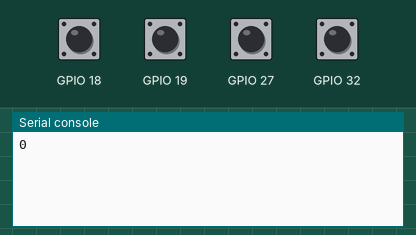
The program below on a simulated ESP32 board running MicroPython. On the bench: the last lines printed to the serial console. The inputs (shaded band) are chosen by the test bench; at power-on: GPIO 18, GPIO 19, GPIO 27, GPIO 32 HIGH.

Above: at 1.2 s.
1.3 s: GPIO 18 pulled LOW for 0.15 s
At 2.3 s:
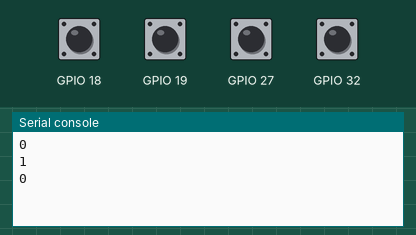
2.9 s: GPIO 19 pulled LOW for 0.15 s
At 3.5 s:
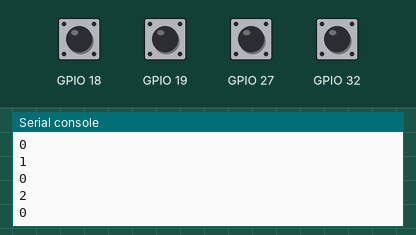
4.5 s: GPIO 27 pulled LOW for 0.15 s
At 5.8 s:
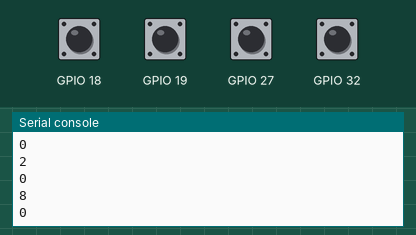
6.1 s: GPIO 32 pulled LOW for 0.15 s
At 7.2 s:
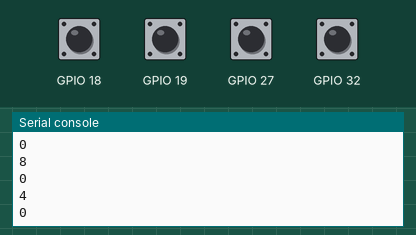
Timing chart, 0 to 8.7 s (numbered marks = the images above; inputs shaded):
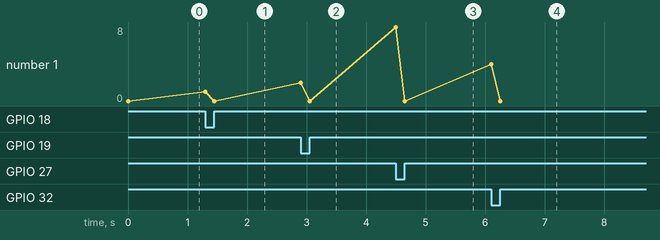

The program:

class_DIP.py
```python
from machine import Pin

class DIP():
    def __init__(self,input_0,input_1,input_2,input_3):
        self.list_input = [
                     Pin(input_0, Pin.IN, Pin.PULL_UP),
                     Pin(input_1, Pin.IN, Pin.PULL_UP),
                     Pin(input_2, Pin.IN, Pin.PULL_UP),
                     Pin(input_3, Pin.IN, Pin.PULL_UP)
                     ]
        self.last_num = None

    # def Read_binario(self):
    #     str_b2 = ""
    #     for i in self.list_input:
    #         if not i.value():
    #             str_b2 = str_b2 + "1"
    #         else:
    #             str_b2 = str_b2 + "0"
    #     if str_b2 == None:
    #         str_b2 = "0"
    #     return str_b2

    # def B2_to_b10(self,str_b2):
    #     decimal = 0
    #     for i in str_b2:
    #         decimal = decimal * 2 + int(i)#multublicas por la base
    #     if self.last_num != decimal:
    #         self.last_num = decimal
    #         return decimal
    #     return None

    def B2_to_b10(self):
        decimal = 0
        for i in self.list_input:
            decimal *= 2
            if not i.value():
                decimal += 1
        #para que no retorne todo el tiempo el decimal
        if self.last_num != decimal:
            self.last_num = decimal
            return decimal
        return None

dip = DIP(27,32,19,18)

while True:
    x = dip.B2_to_b10()
    if x != None:
        print(x)

#Pin.IN, Pin.PULL_UP:
#Abierto 1
#Cerrado (a GND) 0
#Pin.IN, Pin.PULL_DOWN:
#Abierto 0
#Cerrado (a Vcc) 1
```

Measured:
- after the input at 1.3 s, the serial console: prints a new line at once (image 1)
- after the input at 2.9 s, the serial console: prints a new line at once (image 2)
- after the input at 4.5 s, the serial console: prints a new line at once (image 3)
- after the input at 6.1 s, the serial console: prints a new line at once (image 4)
